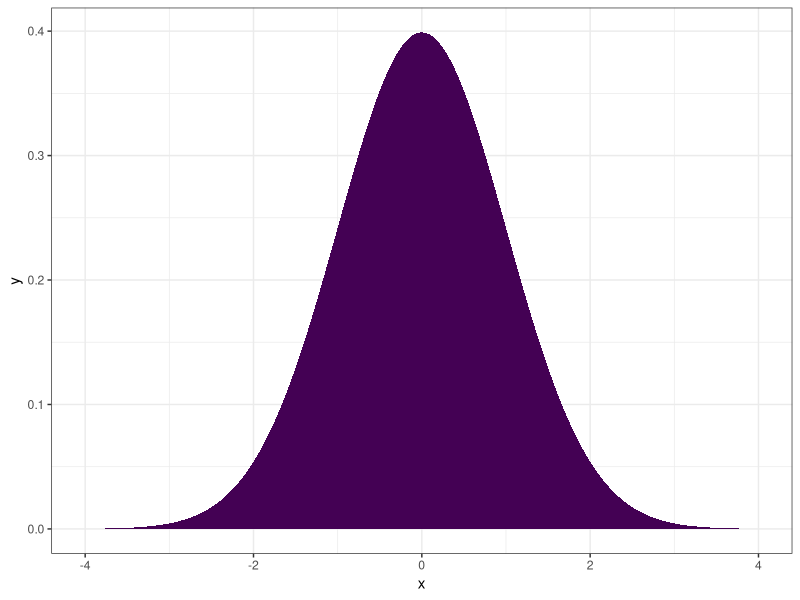
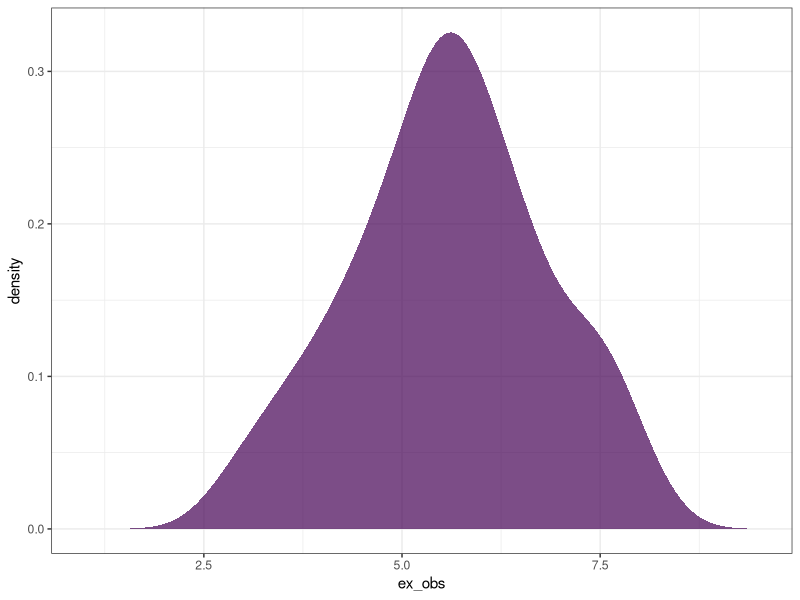
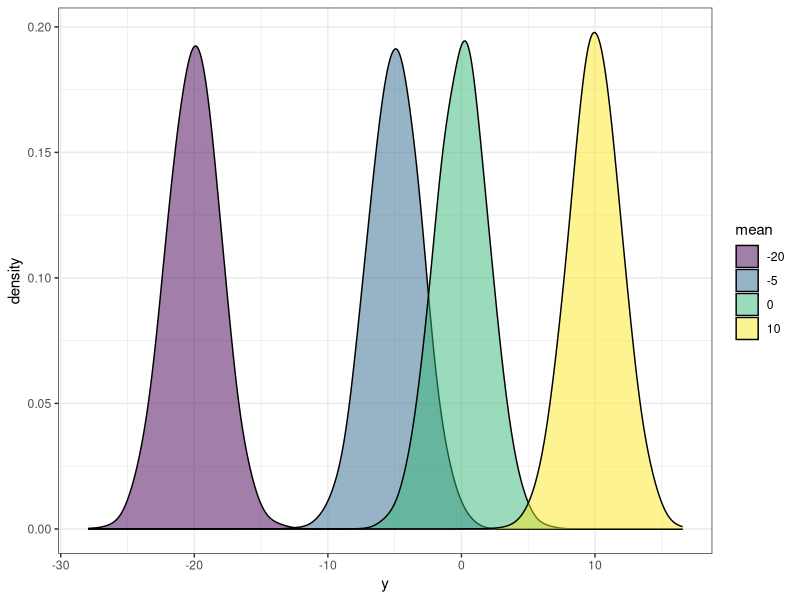
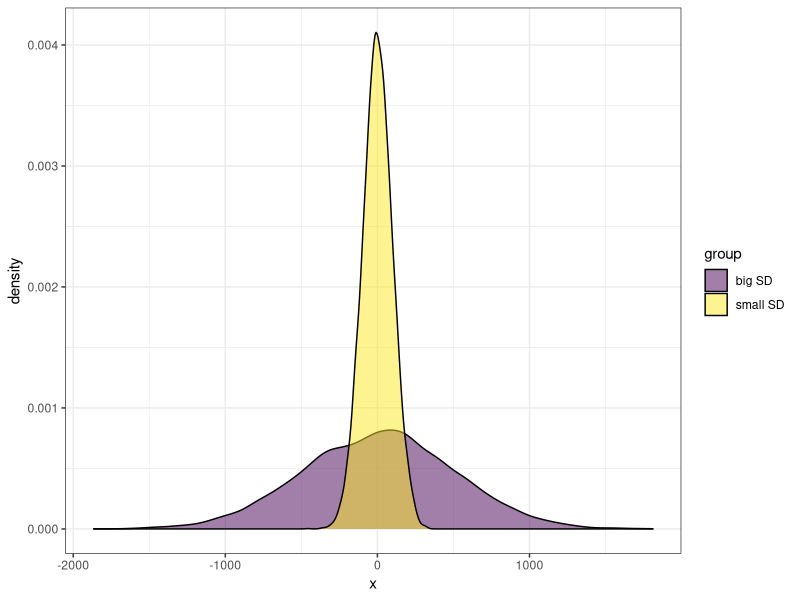
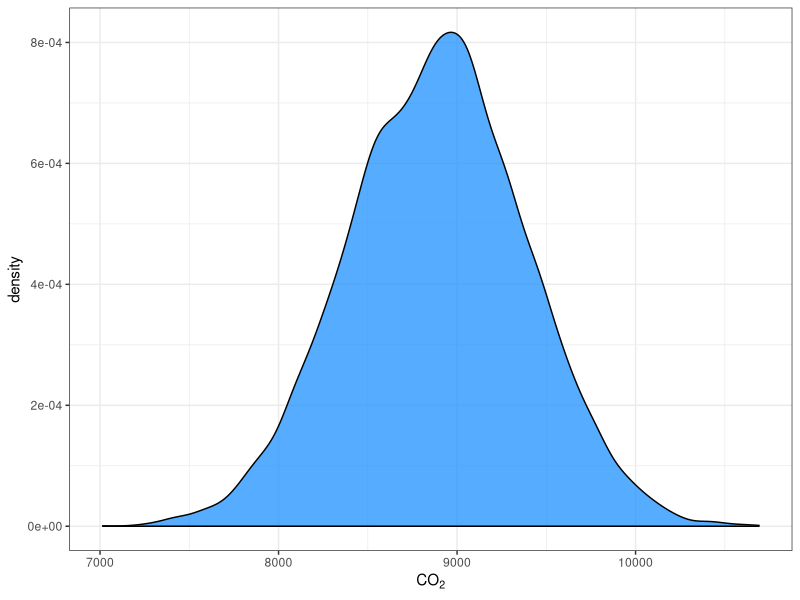
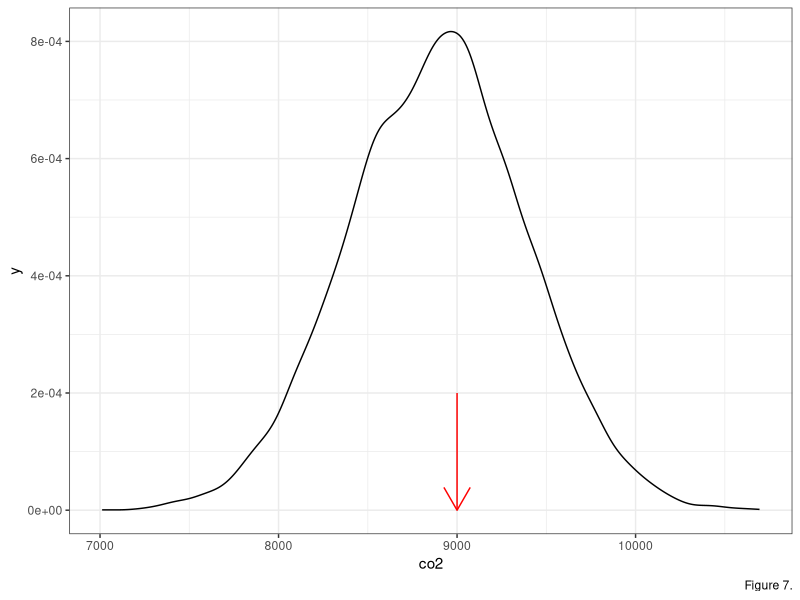
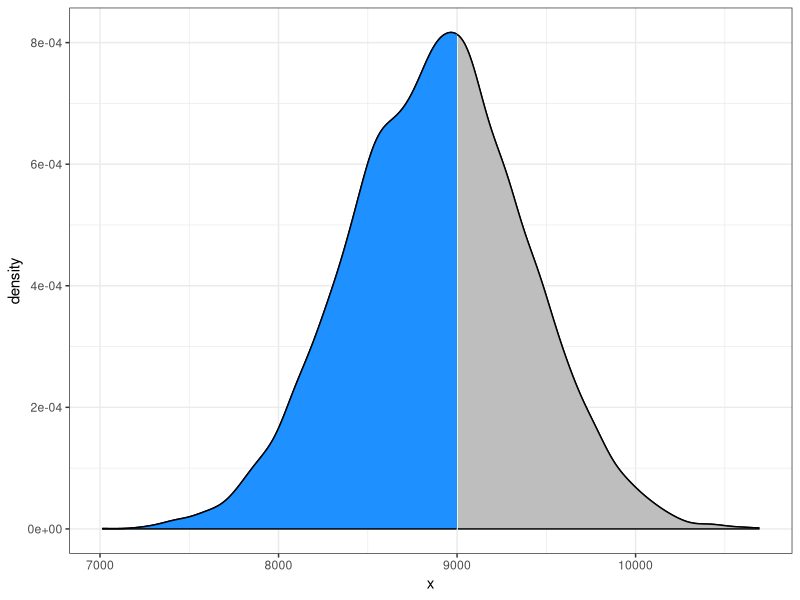
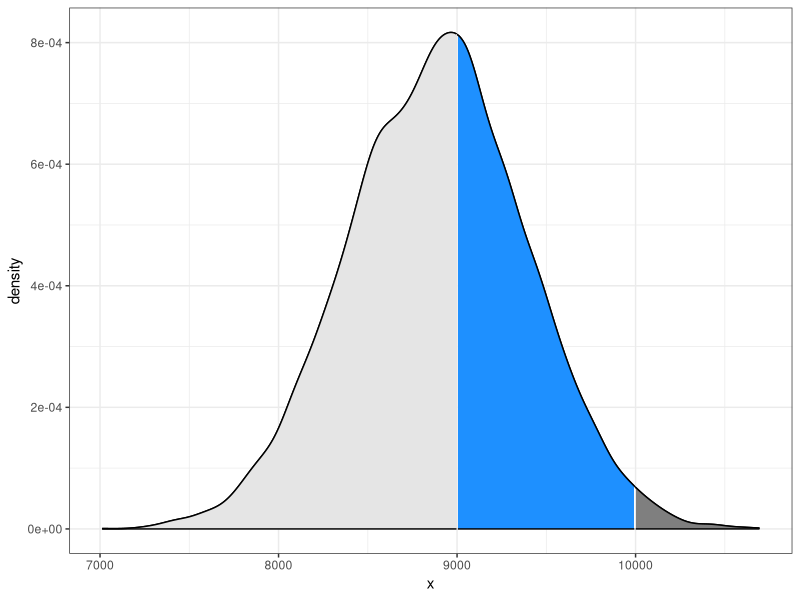

Write R code to recreate these figures, in order.
## ---- chunk 1
#| label: setup
#| include: false

# libraries
library(tidyverse)
## ---- chunk 2
#| echo: false


set.seed(3987)
x <- seq(-4, 4, length.out = 1000)
y <- dnorm(x)

as_tibble(x) |>
  ggplot(aes(x = x,
             y = y,
             fill = "fill")) +
  geom_area() +
  labs() +
  theme_bw() +
  scale_fill_viridis_d() +
  theme(legend.position = "none")
## ---- chunk 3
set.seed(21)
ex_obs <- rnorm(100, mean = 5.5, sd = 1.2)
ex_obs |>
  as_tibble() |>
  ggplot(aes(x = ex_obs,
             fill = "fill")) +
  stat_density(alpha = 0.7) +
  theme_bw() +
  scale_fill_viridis_d() +
  xlim(c(1, 9.5)) +
  theme(legend.position = "none")
## ---- chunk 4
#| echo: false


set.seed(3987)
y1 <- rnorm(10000, sd = 2,mean = 0)
y2 <- rnorm(10000, sd = 2,mean = 10)
y3 <- rnorm(10000, sd = 2,mean = -5)
y4 <- rnorm(10000, sd = 2,mean = -20)

ydf <- data.frame(y = c(y1, y2, y3, y4),
           mean = rep(c("0", "10", "-5", "-20"), each = 10000)) 

ggplot(ydf, aes(x = y,
                group = mean,
                fill = mean)) +
  geom_density(alpha = 0.5, adjust = 2) +
  theme_bw() +
  scale_fill_viridis_d() 
## ---- chunk 5
set.seed(3987)
x1 <- rnorm(10000, 0, 500)
x2 <- rnorm(10000, mean = 0, sd = 100)
df <- data.frame(x = c(x1, x2),
                 group = rep(c("big SD", "small SD"), each = 10000))

ggplot(df, aes(x = x,
               group = group,
               fill = group)) +
  geom_density(alpha = 0.5) +
  theme_bw() +
  scale_fill_viridis_d() 
## ---- chunk 6
#| echo: false

set.seed(3987)
x_co2 <- rnorm(10000, 8880, 500)
co2_df <- data.frame(x = x_co2)

ggplot(co2_df, 
       aes(x)) +
  stat_density(alpha = 0.75,
               fill = "dodgerblue",
               color = "black") +
  labs(x = expression(CO[2])) +
  theme_bw() 
## ---- chunk 7
ggplot(co2_df, aes(x)) +
  geom_density() +
  labs(x = "co2",
       caption = "Figure 7.") +
  theme_bw() +
  annotate("segment",
           x = 9000,
           xend = 9000,
           y = 2e-04,
           yend = 0,
           color = "red",
           arrow = arrow(length = unit(0.05, "npc")))
## ---- chunk 8
dnorm(9000, mean = 8800, sd = 500)
## ---- chunk 9
dnorm(8800, mean = 8800, sd = 500)
## ---- chunk 10
#| echo: false
breaks <- c(-Inf, 9000, Inf)
ggplot(co2_df, aes(x)) +
  geom_density() +
  scale_fill_manual(values = c("dodgerblue", "grey")) +
  stat_density(
    n = 500,
    geom = "area",
    colour = "black",
    aes(
      fill = after_stat(x) %>% cut(!!breaks),
      group = after_scale(fill)
    )
  ) +
  #scale_y_continuous(limits = c(0,0.8e-02)) +
  theme_bw() +
  theme(legend.position = "none") 
## ---- chunk 11
pnorm(9000, mean = 8800, sd = 500)
pnorm(8800, mean = 8800, sd = 500)
## ---- chunk 12
1 - pnorm(9000, mean = 8800, sd = 500)
pnorm(9000, mean = 8800, sd = 500, lower.tail = FALSE)
## ---- chunk 13
#| echo: false
breaks <- c(-Inf, 9000, 10000, Inf)
ggplot(co2_df, aes(x)) +
  geom_density() +
  scale_fill_manual(values = c("grey90", "dodgerblue", "grey50")) +
  stat_density(
    n = 500,
    geom = "area",
    colour = "black",
    aes(
      fill = after_stat(x) %>% cut(!!breaks),
      group = after_scale(fill)
    )
  ) +
  #scale_y_continuous(limits = c(0,0.8e-02)) +
  theme_bw() +
  theme(legend.position = "none") 
## ---- chunk 14
pnorm(10000, mean = 8800, sd = 500) - pnorm(9000, mean = 8800, sd = 500)
## ---- chunk 15
qnorm(0.1, 8800, 500)
qnorm(0.95, 8800, 500)
## ---- chunk 16
set.seed(943)
# one observation
rnorm(1, mean = 10, sd = 2)
# 5 observations
rnorm(5, mean = 10, sd = 2)
## ---- chunk 17
# draw 5 random observations
set.seed(2112)
x_samp <- rnorm(5, mean = 10, sd = 2)
# look at them
x_samp

# calculate z-score
(x_samp - mean(x_samp)) / sd(x_samp)
## ---- chunk 18
set.seed(579)
sample(x = c(-1, 1), size = 1)
## ---- chunk 19
sample(x = c(-1, 1), size = 10, replace = TRUE)
## ---- chunk 20
# set some seed here
sum(sample(x = c(-1, 1), size = 10, replace = TRUE))
## ---- chunk 21
set.seed(33)
bin_add <- replicate(1000, 
                     sum(
                       sample(x = c(-1, 1), size = 10, replace = TRUE)))
hist(bin_add)
## ---- chunk 22
set.seed(444)
growth <- replicate(1000, 
                    prod(1 + runif(10, min = 0, max = 0.1)))
hist(growth)
## ---- chunk 23
set.seed(987) # for reproducibility
x_ln <- rlnorm(1000) # sample 1000 observations from a log-normal distribution 

# plot the values
plot(density(x_ln))
## ---- chunk 24
x_tranformed <- log(x_ln)

plot(density(x_tranformed))
## ---- chunk 25
set.seed(777)
x_pois1 <- rpois(1000, 1)
x_pois2 <- rpois(1000, 8)

tibble(x = c(x_pois1, x_pois2),
       lambda = factor(rep(c(1, 8), each = 1000))) |>
  ggplot(aes(x = x,
             group = lambda,
             fill = lambda)) +
  stat_density(alpha = 0.75,
               position = "identity",
               adjust = 3)+ # adjust to "blend out" discrete peaks
  scale_fill_viridis_d() +
  theme_bw()
## ---- chunk 26
set.seed(777)
x_nb1 <- rnbinom(n = 1000, 1, mu = 1)
x_nb2 <- rnbinom(n = 1000, 1, mu = 10)

tibble(x = c(x_nb1, x_nb2),
       mu = factor(rep(c(1, 10), each = 1000))) |>
  ggplot(aes(x = x,
             group = mu,
             fill = mu)) +
  stat_density(alpha = 0.75,
               position = "identity",
               adjust = 3)+ # adjust to "blend out" discrete peaks
  scale_fill_viridis_d() +
  theme_bw()
## ---- chunk 27
set.seed(777)
x_nb1 <- rbinom(n = 1000, 1, 0.1)
x_nb2 <- rbinom(n = 1000, 1, 0.8)

tibble(x = c(x_nb1, x_nb2),
       prob = factor(rep(c(0.1, 0.8), each = 1000))) |>
  ggplot(aes(x = x,
             group = prob,
             fill = prob)) +
  stat_density(alpha = 0.75,
               position = "identity",
               adjust = 3)+ # adjust to "blend out" discrete peaks
  scale_fill_viridis_d() +
  theme_bw()
